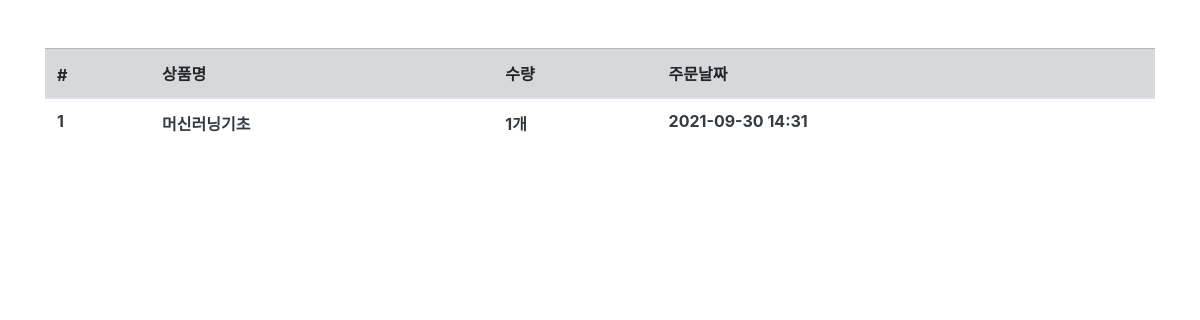
Before: /order/ (signed in) with the older database file.
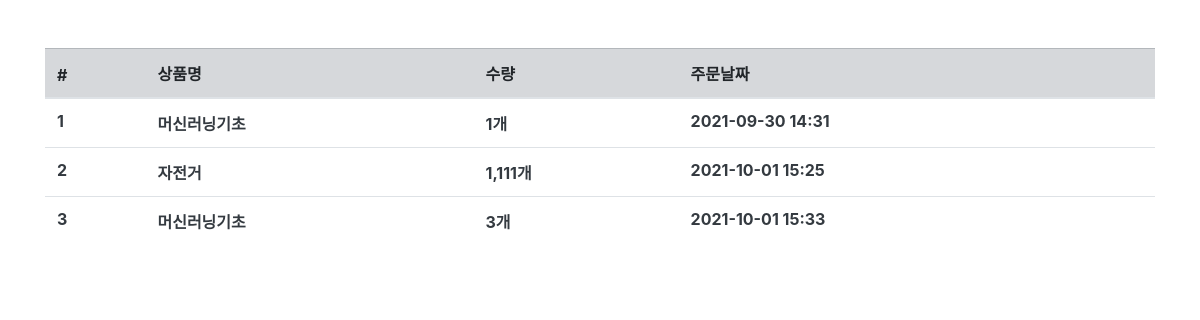
After: the same page with the newer database file.
### order/models.py (models this page shows, shortened)
class Order(models.Model):
    fcuser = models.ForeignKey("fcuser.Fcuser", on_delete=models.CASCADE, verbose_name="사용자")
    product = models.ForeignKey("product.Product", on_delete=models.CASCADE, verbose_name="상품")
    quantity = models.IntegerField(verbose_name="수량")
    register_date = models.DateTimeField(auto_now_add=True, verbose_name="등록날짜")
    class Meta:
        db_table = "factcampus_order"
        verbose_name = "주문"
        verbose_name_plural = "주문"

### product/models.py (models this page shows)
class Product(models.Model):
    name = models.CharField(max_length=256, verbose_name="상품명")
    price = models.IntegerField(verbose_name="상품가격")
    description = models.TextField(verbose_name="상품설명")
    stock = models.IntegerField(verbose_name="재고")
    register_date = models.DateTimeField(auto_now_add=True, verbose_name="등록날짜")
    def __str__(self):
        return self.name
    class Meta:
        db_table = "factcampus_product"
        verbose_name = "상품"
        verbose_name_plural = "상품"

### order/views.py (the view)
# urls.py: path("order/", OrderList.as_view()),
@method_decorator(login_required, name="dispatch")
class OrderList(ListView):
    model = Order
    template_name = "order.html"
    context_object_name = "order_list"
    def get_queryset(self, **kwargs):
        queryset = Order.objects.filter(
            fcuser__email=self.request.session.get(
                "user"
            )
        )
        return queryset

### order/templates/order.html
{% extends "base.html" %}
{% load humanize %}
{% block contents %}
<div class="row mt-5">
    <div class="col-12">
        <table class="table ">
            <thead class="table-secondary">
                <tr>
                    <th scope='col'># </th>
                    <th scope='col'> 상품명 </th>
                    <th scope='col'> 수량 </th>
                    <th scope='col'> 주문날짜 </th>
                </tr>
            </thead>
            <tbody class="text-dark">
                {% for order in order_list %}
                <tr>
                    <th scope='row'> {{ order.id }} </th>
                    <th> {{ order.product|intcomma }}</th>
                    <th> {{ order.quantity|intcomma }}개</th>
                    <th> {{ order.register_date| date:'Y-m-d H:i'}} </th>
                </tr>
                {% endfor %}
            </tbody>
        </table>
    </div>
</div>
{% endblock %}

### fcuser/templates/base.html (shortened to what this page needs)
<html>
<head>
    <link rel="stylesheet" href="https://stackpath.bootstrapcdn.com/bootstrap/4.4.1/css/bootstrap.min.css">
</head>
<body>
    <div class="container">
        {% block contents %}
        {% endblock %}
    </div>
</body>
</html>

Changed rows visible on the page:
added Order: id "2", product "자전거", quantity "1,111", register_date "2021-10-01 15:25"
added Order: id "3", product "머신러닝기초", quantity "3", register_date "2021-10-01 15:33"
